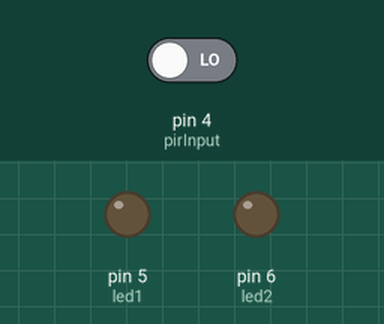
The sketch below on a simulated Arduino Uno, built with avr-gcc and run on an emulated ATmega328P. Shown: output pins drawn as LEDs (lit = HIGH). The inputs (shaded band) are chosen by the test bench; at power-on: pin 4 (pirInput) LOW. Random numbers use the default seed unless the sketch sets one; the audio player accepts every command and is not drawn.

Above: at 1.7 s.
1.8 s: pin 4 (pirInput) driven HIGH
At 2.28 s:
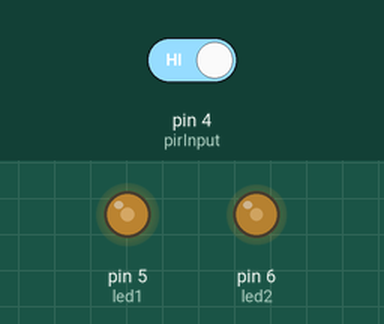
At 3.51 s:
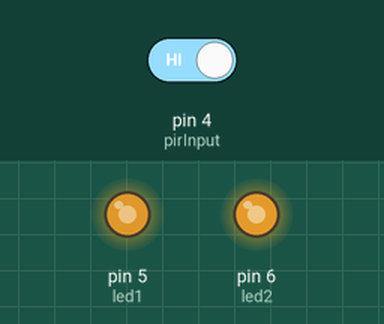
Timing chart, 0 to 25.6 s (numbered marks = the images above; inputs shaded):
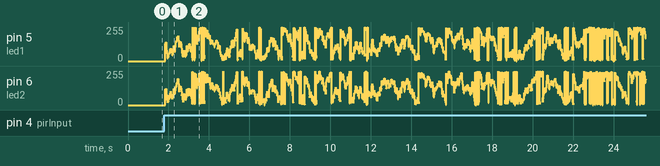

The sketch:

jackolantern.ino
```cpp
/*
The Developer Guy
Digital jack-o'-lantern
Videos can be found here:
  https://vid.me/EtfWs
  https://youtu.be/ierrFn5CT3c

2 LEDs to flicker
And one PIR sensor to detect motion.

If left alone the device will shout on the next bypasser
but will continue flickering if in the center of attention.
*/

#include "Arduino.h"
#include "DFRobotDFPlayerMini.h"

// candle effect
void flicker();

DFRobotDFPlayerMini myDFPlayer;
uint8_t brightness;
int led1 = 5;
int led2 = 6;
int pirInput = 4;

void setup()
{
  Serial.begin(9600);
  pinMode(led1, OUTPUT);
  pinMode(led2, OUTPUT);
  pinMode(pirInput, INPUT);
  myDFPlayer.begin(Serial);
  myDFPlayer.volume(30);  //Set volume value. From 0 to 30
  myDFPlayer.play(1);  //Play the first mp3
}

void loop()
{
  // Check if someone appears
  if(digitalRead(pirInput) == HIGH)
  {
    myDFPlayer.next();
    while(digitalRead(pirInput) == HIGH) // avoid early retrigger
    {
      flicker();
    }
    delay(1000);
  }
}

void flicker()
{
  // set an initial PWM value first and
  brightness = 128;
  for(uint16_t i = 0; i < 1000; i++)
  {
    analogWrite(led1, brightness);
    brightness += random(-20, 20);
    analogWrite(led2, brightness);
    brightness += random(-20, 20);
    delay(10);
  }
  // finally turn off the LEDs
  analogWrite(led1, 0);
  analogWrite(led2, 0);
}
```
